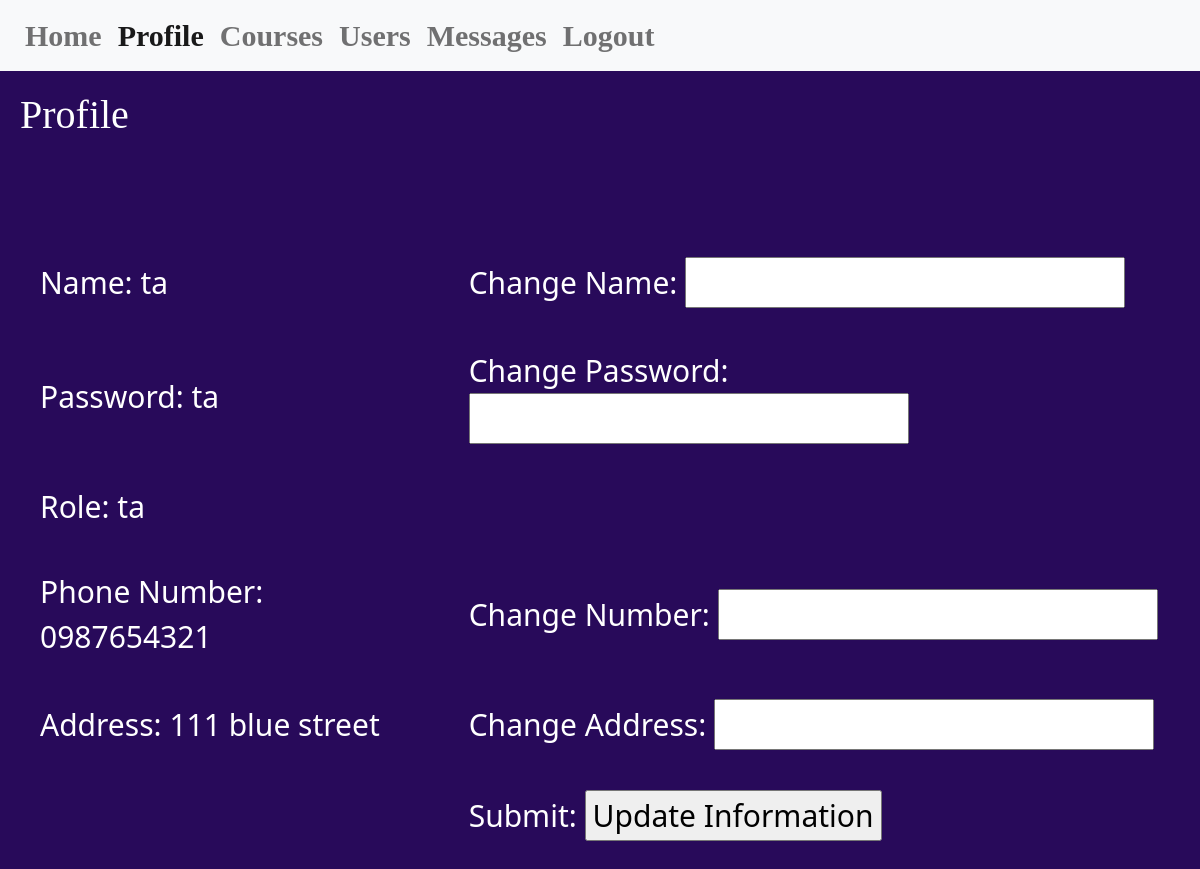
/profile/ (signed in), run on an earlier commit of the app's database.
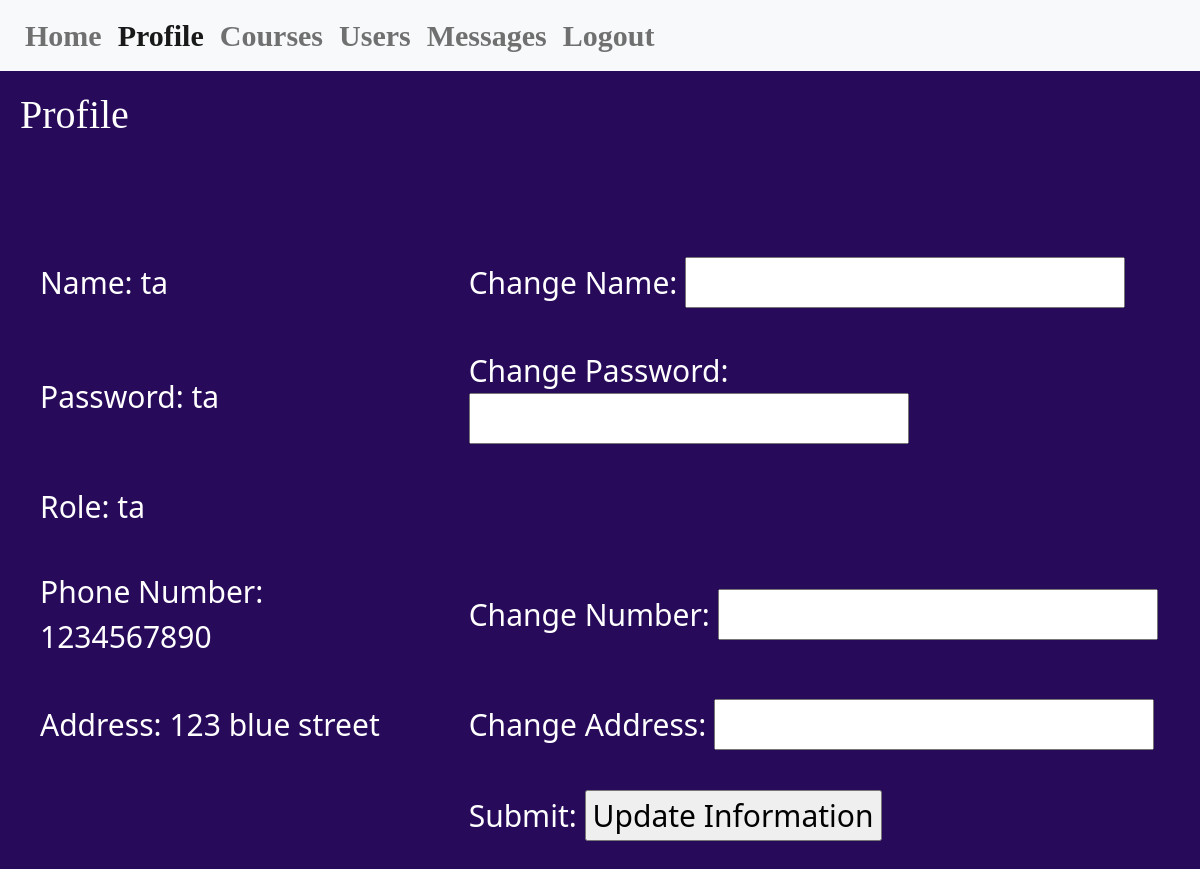
And on a later commit of the database.
### PurplePanda/models.py (models this page shows, shortened)
class MyUser(models.Model):
    name = models.CharField(max_length=20)
    password = models.CharField(max_length=20)
    role = models.CharField(max_length=20)
    phoneNumber = models.CharField(max_length=10, default=None, null=True)
    address = models.CharField(max_length=30, default=None, null=True)

### PurplePanda/views.py (the view, shortened to what this page needs)
# urls.py: path('profile/', Profile.as_view(), name='profile'),
class Profile(View):
    def get(self, request):
        temp = request.session.get("name")
        temp = MyUser.objects.get(name=temp)
        return render(request, "profile.html", {'current': temp, 'message': ''})

### templates/profile.html (shortened to what this page needs)
{% load static %}
<!DOCTYPE html>
<html lang = en>
<head>
    <link href="https://cdn.jsdelivr.net/npm/bootstrap@5.0.2/dist/css/bootstrap.min.css" rel="stylesheet">
    <link href="{% static 'css/loginstyle.css' %}" rel="stylesheet" type="text/css"/>
</head>
<body>
    <nav class="navbar navbar-expand-lg navbar-light bg-light">
        <div class="container-fluid">
            <div class="collapse navbar-collapse" id="navbarNavAltMarkup">
                <div class="navbar-nav">
                    <a class="nav-link" aria-current="page" href="/home">Home</a>
                    <a class="nav-link active" href="/profile">Profile</a>
                    <a class="nav-link" href= "/viewcourse">Courses</a>
                    <a class="nav-link" href="/viewuser">Users</a>
                    <a class="nav-link" href="/viewmessage">Messages</a>
                    <a class="nav-link" href= "/">Logout</a>
                </div>
            </div>
        </div>
    </nav>
    <h1 class="header2"> Profile</h1>
    <div class="users">
        <form action="" method="post">
        <table class="loginTable">
            <tr>
                <td>Name: {{ current.name }}</td>
                <td>Change Name: <input type="text" name="name"></td>
            </tr>
            <tr>
                <td>Password: {{ current.password }}</td>
                <td>Change Password: <input type="text" name="password"></td>
            </tr>
            <tr>
                <td>Role: {{ current.role }}</td>
            </tr>
            <tr>
                <td>Phone Number: {{ current.phoneNumber }}</td>
                <td>Change Number: <input type="text" name="number"></td>
            </tr>
            <tr>
                <td>Address: {{ current.address }}</td>
                <td>Change Address: <input type="text" name="address"></td>
            </tr>
            <tr>
                <td></td>
                <td>Submit: <a href="/profile"><input  type="submit" value="Update Information"></a></td>
            </tr>
            <div class="alertMessage">
            </div>
        </table>
        </form>
    </div>
</body>
</html>

What changed in the data, as far as the page shows it:
changed MyUser "ta": phoneNumber "0987654321" → "1234567890"; address "111 blue street" → "123 blue street"
